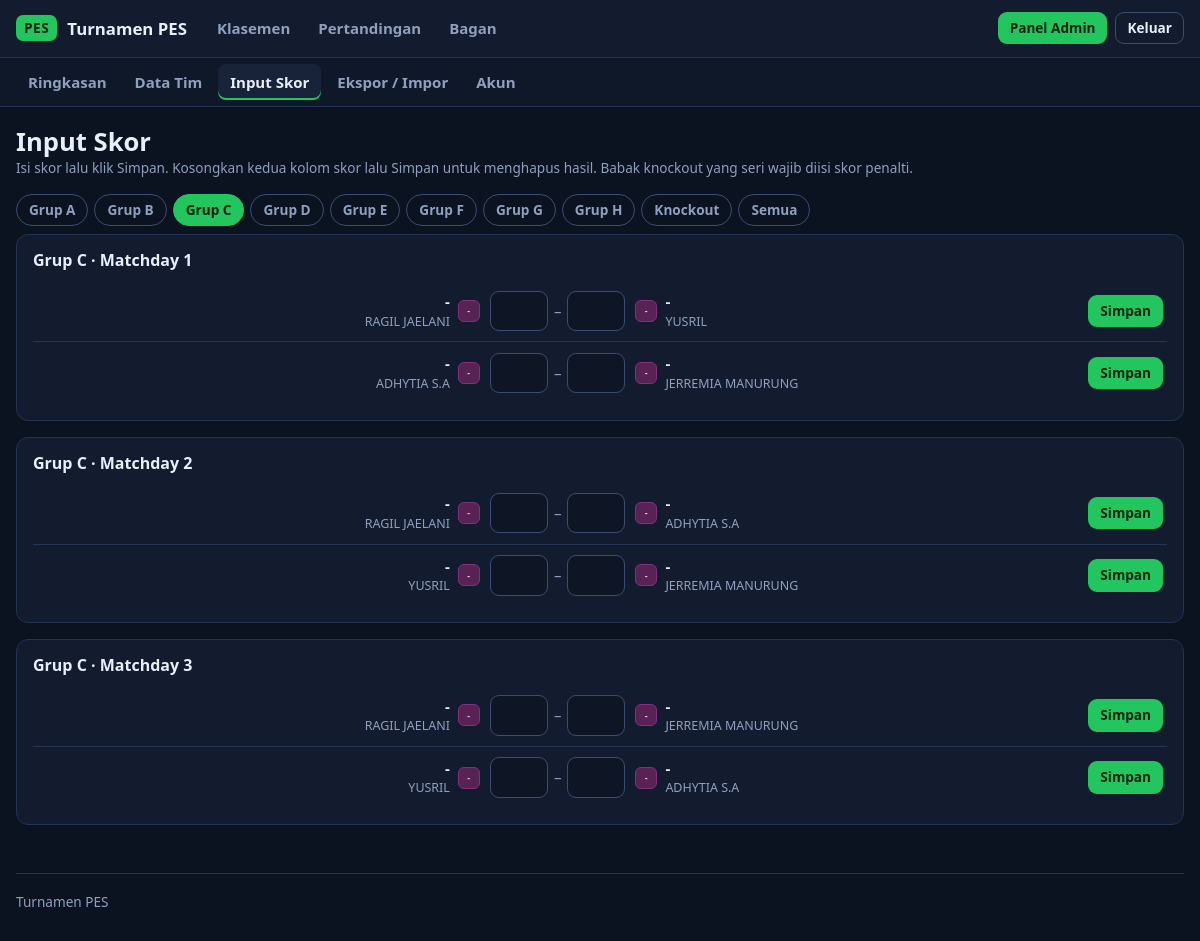
The page /admin/skor.php?f=C (signed in) on the database its author committed.
### tables this page shows
CREATE TABLE matches (
            id         INTEGER PRIMARY KEY AUTOINCREMENT,
            stage      TEXT NOT NULL,              -- G, R16, QF, SF, F
            grp        TEXT NOT NULL DEFAULT '',   -- huruf grup (kosong untuk knockout)
            round      INTEGER NOT NULL,           -- matchday (grup) / urutan babak (knockout)
            slot       INTEGER NOT NULL,           -- nomor pertandingan dalam grup / babak
            home_id    INTEGER REFERENCES teams(id) ON DELETE SET NULL,
            away_id    INTEGER REFERENCES teams(id) ON DELETE SET NULL,
            home_score INTEGER,
            away_score INTEGER,
            home_pen   INTEGER,                    -- skor adu penalti (knockout seri)
            away_pen   INTEGER,
            UNIQUE (stage, grp, slot)
        );

CREATE TABLE teams (
            id         INTEGER PRIMARY KEY AUTOINCREMENT,
            player     TEXT NOT NULL,
            name       TEXT NOT NULL,
            logo       TEXT,
            grp        TEXT NOT NULL,
            created_at TEXT NOT NULL DEFAULT CURRENT_TIMESTAMP
        );

### app/db.php (called while the page is built, shortened)
<?php
function db(): PDO
{
    static $pdo = null;
    if ($pdo instanceof PDO) {
        return $pdo;
    }
    $pdo = new PDO('sqlite:' . DB_FILE, null, null, [
        PDO::ATTR_ERRMODE            => PDO::ERRMODE_EXCEPTION,
        PDO::ATTR_DEFAULT_FETCH_MODE => PDO::FETCH_ASSOC,
        PDO::ATTR_TIMEOUT            => 5,
    ]);
    $pdo->exec('PRAGMA foreign_keys = ON');
    $pdo->exec("
        CREATE TABLE IF NOT EXISTS admins (
            id            INTEGER PRIMARY KEY AUTOINCREMENT,
            username      TEXT NOT NULL UNIQUE,
            password_hash TEXT NOT NULL
        );
        CREATE TABLE IF NOT EXISTS teams (
            id         INTEGER PRIMARY KEY AUTOINCREMENT,
            player     TEXT NOT NULL,
            name       TEXT NOT NULL,
            logo       TEXT,
            grp        TEXT NOT NULL,
            created_at TEXT NOT NULL DEFAULT CURRENT_TIMESTAMP
        );
        CREATE TABLE IF NOT EXISTS matches (
            id         INTEGER PRIMARY KEY AUTOINCREMENT,
            stage      TEXT NOT NULL,              -- G, R16, QF, SF, F
            grp        TEXT NOT NULL DEFAULT '',   -- huruf grup (kosong untuk knockout)
            round      INTEGER NOT NULL,           -- matchday (grup) / urutan babak (knockout)
            slot       INTEGER NOT NULL,           -- nomor pertandingan dalam grup / babak
            home_id    INTEGER REFERENCES teams(id) ON DELETE SET NULL,
            away_id    INTEGER REFERENCES teams(id) ON DELETE SET NULL,
            home_score INTEGER,
            away_score INTEGER,
            home_pen   INTEGER,                    -- skor adu penalti (knockout seri)
            away_pen   INTEGER,
            UNIQUE (stage, grp, slot)
        );
        CREATE TABLE IF NOT EXISTS login_attempts (
            ip TEXT    NOT NULL,
            ts INTEGER NOT NULL
        );
    ");
    return $pdo;
}

### app/tournament.php (called while the page is built, shortened)
<?php
function teams_all(): array
{
    $out = [];
    foreach (db()->query('SELECT * FROM teams ORDER BY grp, id')->fetchAll() as $t) {
        $out[(int) $t['id']] = $t;
    }
    return $out;
}
function matches_all(): array
{
    return db()->query("
        SELECT * FROM matches
        ORDER BY CASE stage WHEN 'G' THEN 0 WHEN 'R16' THEN 1 WHEN 'QF' THEN 2 WHEN 'SF' THEN 3 ELSE 4 END,
                 grp, round, slot
    ")->fetchAll();
}
function match_played(array $m): bool
{
    return $m['home_score'] !== null && $m['away_score'] !== null;
}

### public/admin/skor.php (the view, shortened to what this page needs)
<?php
require __DIR__ . '/../../app/web.php';
$f = (string) ($_GET['f'] ?? ($_POST['f'] ?? 'A'));
$teams   = teams_all();
$matches = matches_all();
$sections = [];
foreach ($matches as $m) {
    if (in_array($f, GROUPS, true) && !($m['stage'] === 'G' && $m['grp'] === $f)) continue;
    $key = $m['stage'] === 'G' ? 'Grup ' . $m['grp'] . ' · Matchday ' . $m['round'] : STAGE_LABEL[$m['stage']];
    $sections[$key][] = $m;
}
page_header('Input Skor', 'admin-skor');
?>
<div class="head-row">
  <div>
    <h1>Input Skor</h1>
    <div class="muted small">Isi skor lalu klik Simpan. Kosongkan kedua kolom skor lalu Simpan untuk menghapus hasil. Babak knockout yang seri wajib diisi skor penalti.</div>
  </div>
</div>
<div class="filters">
  <?php foreach (GROUPS as $g): ?>
    <a class="chip <?= $f === $g ? 'on' : '' ?>" href="?f=<?= $g ?>">Grup <?= $g ?></a>
  <?php endforeach; ?>
  <a class="chip <?= $f === 'KO' ? 'on' : '' ?>" href="?f=KO">Knockout</a>
  <a class="chip <?= $f === 'all' ? 'on' : '' ?>" href="?f=all">Semua</a>
</div>
<?php foreach ($sections as $title => $list): ?>
  <section class="card">
    <h3><?= h($title) ?></h3>
    <?php foreach ($list as $m):
        $home = $teams[(int) $m['home_id']] ?? null;
        $away = $teams[(int) $m['away_id']] ?? null;
        $ready = $home && $away;
        $played = match_played($m);
    ?>
      <form method="post" class="score-row" id="m<?= (int) $m['id'] ?>">
        <div class="t home">
          <span><?= $home ? h($home['name']) . '<small class="muted" style="display:block;font-size:.78rem;font-weight:400">' . h($home['player']) . '</small>' : '<em class="tbd">' . h(slot_label($m, 'home')) . '</em>' ?></span>
          <?= logo_html($home, 'logo sm') ?>
        </div>
        <div class="inputs">
          <input type="number" name="hs" min="0" max="99" inputmode="numeric" aria-label="Skor <?= h($home ? $home['name'] . ' (' . $home['player'] . ')' : 'tuan rumah') ?>"
                 value="<?= $played ? (int) $m['home_score'] : '' ?>" <?= $ready ? '' : 'disabled' ?>>
          <span class="muted">–</span>
          <input type="number" name="as" min="0" max="99" inputmode="numeric" aria-label="Skor <?= h($away ? $away['name'] . ' (' . $away['player'] . ')' : 'tamu') ?>"
                 value="<?= $played ? (int) $m['away_score'] : '' ?>" <?= $ready ? '' : 'disabled' ?>>
        </div>
        <div class="t">
          <?= logo_html($away, 'logo sm') ?>
          <span><?= $away ? h($away['name']) . '<small class="muted" style="display:block;font-size:.78rem;font-weight:400">' . h($away['player']) . '</small>' : '<em class="tbd">' . h(slot_label($m, 'away')) . '</em>' ?></span>
        </div>
        <div class="save-cell">
          <button class="small<?= $played ? ' ghost' : '' ?>" <?= $ready ? '' : 'disabled' ?>><?= $played ? 'Ubah' : 'Simpan' ?></button>
        </div>
      </form>
    <?php endforeach; ?>
  </section>
<?php endforeach; ?>
<?php page_footer();

### app/web.php (shortened to what this page needs)
<?php
require __DIR__ . '/db.php';
require __DIR__ . '/tournament.php';
function h(?string $s): string
{
    return htmlspecialchars((string) $s, ENT_QUOTES | ENT_SUBSTITUTE, 'UTF-8');
}
function take_flash(): ?array
{
    $f = $_SESSION['flash'] ?? null;
    return $f;
}
function csrf_token(): string
{
    return $_SESSION['csrf'];
}
function csrf_field(): string
{
    return '<input type="hidden" name="_csrf" value="' . h(csrf_token()) . '">';
}
function is_admin(): bool
{
    return !empty($_SESSION['admin_id']);
}
function page_header(string $title, string $active = ''): void
{
    $monitor = isset($_GET['monitor']) && !str_starts_with($active, 'admin');
    $css     = BASE . '/assets/style.css?v=' . (int) @filemtime(__DIR__ . '/../public/assets/style.css');
    $nav = [
        'klasemen'    => ['/index.php', 'Klasemen'],
        'pertandingan' => ['/pertandingan.php', 'Pertandingan'],
        'bagan'       => ['/bagan.php', 'Bagan'],
    ];
    echo '<!doctype html><html lang="id"><head><meta charset="utf-8">';
    echo '<link rel="stylesheet" href="' . h($css) . '"></head>';
    echo '<body class="' . ($monitor ? 'monitor' : '') . '">';
    echo '<header class="top"><div class="wrap bar">';
    echo '<a class="brand" href="' . h(BASE . '/index.php') . '"><span class="brand-mark">PES</span>' . h(APP_NAME) . '</a>';
    if ($monitor) {
        $self = strtok((string) ($_SERVER['REQUEST_URI'] ?? ''), '?');
        $qs   = $_GET;
        unset($qs['monitor']);
        $exit = $self . ($qs ? '?' . http_build_query($qs) : '');
        echo '<span class="muted small">Auto-refresh tiap 30 detik</span>';
        echo '<a class="btn ghost small" href="' . h($exit) . '">Keluar mode layar</a>';
    } else {
        echo '<nav>';
        foreach ($nav as $key => [$href, $label]) {
            echo '<a href="' . h(BASE . $href) . '"' . ($active === $key ? ' class="on"' : '') . '>' . h($label) . '</a>';
        }
        echo '</nav><div class="auth">';
        if (is_admin()) {
            echo '<a class="btn small" href="' . h(BASE . '/admin/index.php') . '">Panel Admin</a>';
            echo '<form method="post" action="' . h(BASE . '/logout.php') . '">' . csrf_field() . '<button class="btn ghost small">Keluar</button></form>';
        } else {
            echo '<a class="btn ghost small" href="' . h(BASE . '/login.php') . '">Login Admin</a>';
        }
        echo '</div>';
    }
    echo '</div>';
    if (is_admin() && str_starts_with($active, 'admin')) {
        $sub = [
            'admin'        => ['/admin/index.php', 'Ringkasan'],
            'admin-tim'    => ['/admin/tim.php', 'Data Tim'],
            'admin-skor'   => ['/admin/skor.php', 'Input Skor'],
            'admin-backup' => ['/admin/backup.php', 'Ekspor / Impor'],
            'admin-akun'   => ['/admin/akun.php', 'Akun'],
        ];
        echo '<div class="subnav"><div class="wrap">';
        foreach ($sub as $key => [$href, $label]) {
            echo '<a href="' . h(BASE . $href) . '"' . ($active === $key ? ' class="on"' : '') . '>' . h($label) . '</a>';
        }
        echo '</div></div>';
    }
    echo '</header><main class="wrap">';
}
function page_footer(): void
{
    echo '</main><footer class="wrap foot muted small">' . h(APP_NAME) . '</footer></body></html>';
}
function logo_html(?array $t, string $cls = 'logo'): string
{
    $hue = crc32((string) $t['name']) % 360;
    return '<span class="' . $cls . ' logo-ini" style="--hue:' . $hue . '">' . h(mb_strtoupper(mb_substr((string) $t['name'], 0, 2))) . '</span>';
}

### public/assets/style.css (style rules this page uses)
:root { --bg: #0b1220; --panel: #131c2e; --panel2: #18233a; --line: #243350; --line2: #3a4d72; --text: #e8eefc; --muted: #8fa0bf; --accent: #22c55e; --accent-dim: rgba(34, 197, 94, .14); --blue: #38bdf8; --warn: #f59e0b; --danger: #ef4444; --radius: 12px; }
* { box-sizing: border-box; }
html { -webkit-text-size-adjust: 100%; }
body { margin: 0; background: var(--bg); color: var(--text); font: 15px/1.5 system-ui, -apple-system, "Segoe UI", Roboto, sans-serif; min-height: 100vh; }
a { color: var(--blue); text-decoration: none; }
h1, h2, h3 { line-height: 1.2; margin: 0 0 .6rem; }
h1 { font-size: 1.6rem; }
h3 { font-size: 1rem; }
.muted { color: var(--muted); }
.small { font-size: .85rem; }
.wrap { width: min(1180px, 100% - 32px); margin-inline: auto; }
main.wrap { padding: 20px 0 48px; }
.foot { padding: 18px 0 28px; border-top: 1px solid var(--line); }
.top { background: var(--panel); border-bottom: 1px solid var(--line); position: sticky; top: 0; z-index: 10; }
.bar { display: flex; align-items: center; gap: 18px; flex-wrap: wrap; padding: 10px 0; }
.brand { display: flex; align-items: center; gap: 10px; font-weight: 700; color: var(--text); font-size: 1.05rem; }
.brand-mark { background: var(--accent); color: #04230f; font-weight: 800; letter-spacing: .04em; padding: 3px 8px; border-radius: 7px; font-size: .85rem; }
.top nav { display: flex; gap: 4px; flex: 1; flex-wrap: wrap; }
.top nav a, .subnav a { color: var(--muted); padding: 7px 12px; border-radius: 8px; font-weight: 600; }
.top nav a.on, .subnav a.on { color: var(--text); background: var(--panel2); box-shadow: inset 0 -2px 0 var(--accent); }
.auth { display: flex; gap: 8px; align-items: center; }
.auth form { margin: 0; }
.subnav { border-top: 1px solid var(--line); background: #0f1829; }
.subnav .wrap { display: flex; gap: 4px; padding: 6px 0; flex-wrap: wrap; }
.btn, button { font: inherit; font-weight: 600; cursor: pointer; background: var(--accent); color: #04230f; border: 1px solid transparent; padding: 8px 14px; border-radius: 9px; display: inline-block; }
.btn.ghost, button.ghost { background: transparent; color: var(--text); border-color: var(--line2); }
.btn.small, button.small { padding: 5px 11px; font-size: .85rem; }
input[type=text], input[type=password], input[type=number], input[type=file], select { width: 100%; font: inherit; color: var(--text); background: #0e1626; border: 1px solid var(--line2); border-radius: 9px; padding: 9px 11px; }
.card { background: var(--panel); border: 1px solid var(--line); border-radius: var(--radius); padding: 16px; }
.card + .card { margin-top: 16px; }
.head-row { display: flex; align-items: flex-end; justify-content: space-between; gap: 12px; flex-wrap: wrap; margin-bottom: 16px; }
.head-row h1 { margin: 0; }
.logo { width: 32px; height: 32px; border-radius: 8px; object-fit: contain; background: #0e1626; flex: none; }
.logo.sm { width: 22px; height: 22px; border-radius: 6px; }
.logo-ini { display: inline-grid; place-items: center; font-weight: 800; font-size: .72rem; letter-spacing: .02em; color: hsl(var(--hue, 210) 80% 85%); background: hsl(var(--hue, 210) 45% 24%); border: 1px solid hsl(var(--hue, 210) 45% 35%); }
.logo.sm.logo-ini { font-size: .56rem; }
.filters { display: flex; flex-wrap: wrap; gap: 6px; margin-bottom: 8px; }
.chip { padding: 5px 12px; border-radius: 99px; border: 1px solid var(--line2); color: var(--muted); font-weight: 600; font-size: .85rem; }
.chip.on { background: var(--accent); border-color: var(--accent); color: #04230f; }
.score-row { display: grid; grid-template-columns: 1fr auto 1fr auto; gap: 10px; align-items: center; padding: 10px 4px; border-bottom: 1px solid var(--line); }
.score-row:last-child { border-bottom: 0; }
.score-row .t { display: flex; align-items: center; gap: 8px; min-width: 0; font-weight: 600; }
.score-row .t.home { justify-content: flex-end; text-align: right; }
.score-row .inputs { display: flex; align-items: center; gap: 6px; }
.score-row input[type=number] { width: 58px; text-align: center; padding: 8px 4px; font-weight: 700; }

### rows shown on the page
matches: home.name "-", home.player "RAGIL JAELANI", home.name "- -", away.name "-", away.player "YUSRIL", shows "Simpan"
matches: home.name "-", home.player "ADHYTIA S.A", home.name "- -", away.name "-", away.player "JERREMIA MANURUNG", shows "Simpan"
matches: home.name "-", home.player "RAGIL JAELANI", home.name "- -", away.name "-", away.player "ADHYTIA S.A", shows "Simpan"
matches: home.name "-", home.player "YUSRIL", home.name "- -", away.name "-", away.player "JERREMIA MANURUNG", shows "Simpan"
matches: home.name "-", home.player "RAGIL JAELANI", home.name "- -", away.name "-", away.player "JERREMIA MANURUNG", shows "Simpan"
matches: home.name "-", home.player "YUSRIL", home.name "- -", away.name "-", away.player "ADHYTIA S.A", shows "Simpan"

### other values the page prints
APP_NAME "Turnamen PES"
$label "Klasemen"
$label "Pertandingan"
$label "Bagan"
$label "Ringkasan"
$label "Data Tim"
$label "Input Skor"
$label "Ekspor / Impor"
$label "Akun"
$g "A"
$g "B"
$g "C"
$g "D"
$g "E"
$g "F"
